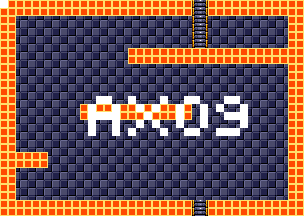

Tiled map render using the project's own tile images. Description and the map definition, with tile-layer contents summarised, below:
An orthogonal 38x27 tile map with 8x8 px tiles, 4 tile layers (background, foreground, room numbers, Objects), 15 tilesets.

<map version="1.5" tiledversion="1.7.1" orientation="orthogonal" renderorder="right-down" width="38" height="27" tilewidth="8" tileheight="8" infinite="0" nextlayerid="11" nextobjectid="1">
 <tileset firstgid="1" source="tilesheets/tsKarniMata.tsx" />
 <tileset firstgid="1025" source="tilesheets/tsVoodooWasp.tsx" />
 <tileset firstgid="2049" source="tilesheets/tsBurial.tsx" />
 <tileset firstgid="3073" source="tilesheets/tsBlueTemple.tsx" />
 <tileset firstgid="4097" source="tilesheets/tsGoddess.tsx" />
 <tileset firstgid="5121" source="tilesheets/tsKonark.tsx" />
 <tileset firstgid="6145" name="sEnemies" tilewidth="8" tileheight="8" tilecount="1024" columns="32">
  <image source="../grapx/tilesheets/sObjects.bmp" trans="ff94ff" width="256" height="256" />
 </tileset>
 <tileset firstgid="7169" source="tilesheets/tsIceTemple.tsx" />
 <tileset firstgid="8193" source="tilesheets/tsLavaArea.tsx" />
 <tileset firstgid="9217" source="tilesheets/tsBossArea.tsx" />
 <tileset firstgid="10241" source="tilesheets/tsPegu.tsx" />
 <tileset firstgid="11265" source="tilesheets/sTiwanakuTemple.tsx" />
 <tileset firstgid="12289" source="tilesheets/sIndraTemple.tsx" />
 <tileset firstgid="13313" source="tilesheets/sTeleport.tsx" />
 <tileset firstgid="14337" source="tilesheets/sObjects.tsx" />
 <layer id="2" name="background" width="38" height="27">
  <data>[1026 cells, 1026 non-empty, 2 distinct tile ids]</data>
 </layer>
 <layer id="1" name="foreground" width="38" height="27">
  <data>[1026 cells, 328 non-empty, 3 distinct tile ids]</data>
 </layer>
 <layer id="7" name="room numbers" width="38" height="27">
  <data>[1026 cells, 43 non-empty, 1 distinct tile ids]</data>
 </layer>
 <layer id="10" name="Objects" width="38" height="27">
  <data>[1026 cells, 0 non-empty, 0 distinct tile ids]</data>
 </layer>
</map>
